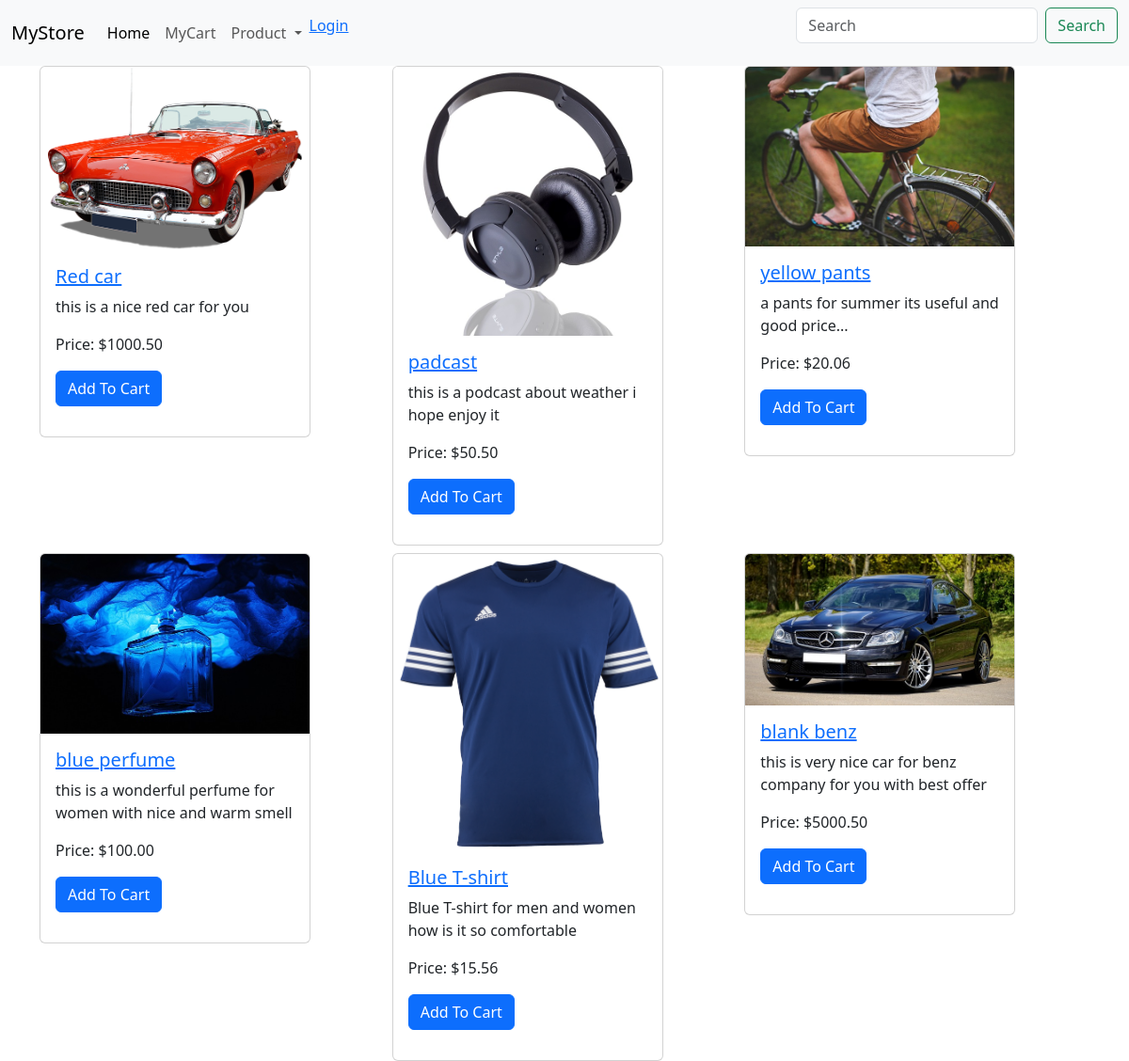
The page / on the database its author committed.
### store/models.py (models this page shows, shortened)
class Product(models.Model):
    name = models.CharField(max_length=200)
    descriptin = models.TextField(null=True, blank=True)
    price = models.DecimalField(max_digits=10, decimal_places=2)
    digital = models.BooleanField(default=False)
    comment = models.ForeignKey(Comment, null=True,blank=True, on_delete=models.SET_NULL)
    image = models.ImageField(upload_to = "images", blank=True, null=True)
    create_date = models.DateTimeField(auto_now_add=True, null=True, blank=True)
    update_date = models.DateTimeField(auto_now=True)
    @property
    def imageUrl(self):
        try:
            url =self.image.url
        except:
            url = ''
        return url

### store/views.py (the view, shortened to what this page needs)
# urls.py: path('',include('store.urls')),
def store(request):
    products = Product.objects.all().order_by('-update_date')
    context = {
        "products" : products,
    }
    return render(request, "store/store.html", context)

### store/context_processors.py (called while the page is built)
def check_login(request):
    user = request.user
    is_logged_in = user.is_authenticated
    if is_logged_in:
        first_name = user.first_name
    else:
        first_name =""
    return {
        'is_logged_in': is_logged_in,
        'first_name':first_name ,
            }

### store/templates/store/store.html (shortened to what this page needs)
{% extends 'store/main.html' %}
{% load static %}
{% block search %}
<form class="d-flex" role="search" method="POST">
  <input class="form-control me-2" type="search" placeholder="Search" name="search" aria-label="Search">
  <button class="btn btn-outline-success" type="submit" name="submit_search">Search</button>
</form>
{% endblock search %}
{% block content %}
<div class="container text-left">
    <div class="row g-2">
        {% for product in products %}
        <div class="col-lg-4"><div class="card" style="width: 18rem;">
            <a href="{% url "product" product.id %}"><img src="{{product.imageUrl}}" class="card-img-top" alt="...">
            <div class="card-body">
              <h5 class="card-title">{{product.name}}</h5></a>
              <p class="card-text">{{product.descriptin}}</p>
              <p class="card-price">Price: ${{product.price}}</p>
              <form action="" method="POST">
              <button type="submit" class="btn btn-primary" name="add_to_cart_submit">Add To Cart</button>
            </form>
            </div>
          </div></div>
          {% endfor %}
{% endblock content %}

### rows shown on the page
Product: imageUrl (picture), name "Red car", descriptin "this is a nice red car for you", price "1000.50"
Product: imageUrl (picture), name "padcast", descriptin "this is a podcast about weather i hope enjoy it", price "50.50"
Product: imageUrl (picture), name "yellow pants", descriptin "a pants for summer its useful and good price...", price "20.06"
Product: imageUrl (picture), name "blue perfume", descriptin "this is a wonderful perfume for women with nice and warm smell", price "100.00"
Product: imageUrl (picture), name "Blue T-shirt", descriptin "Blue T-shirt for men and women how is it so comfortable", price "15.56"
Product: imageUrl (picture), name "blank benz", descriptin "this is very nice car for benz company for you with best offer", price "5000.50"
